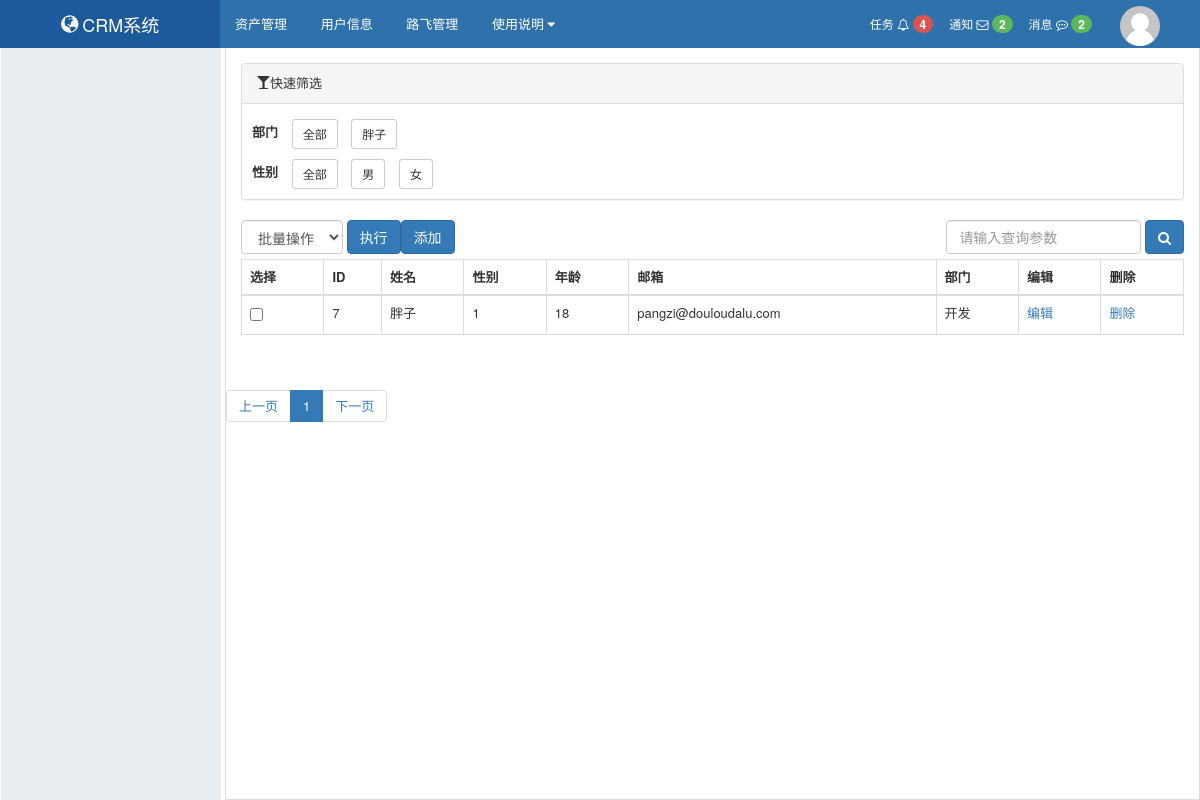
The app's page /stark/app01/userinfo/list/, older data.
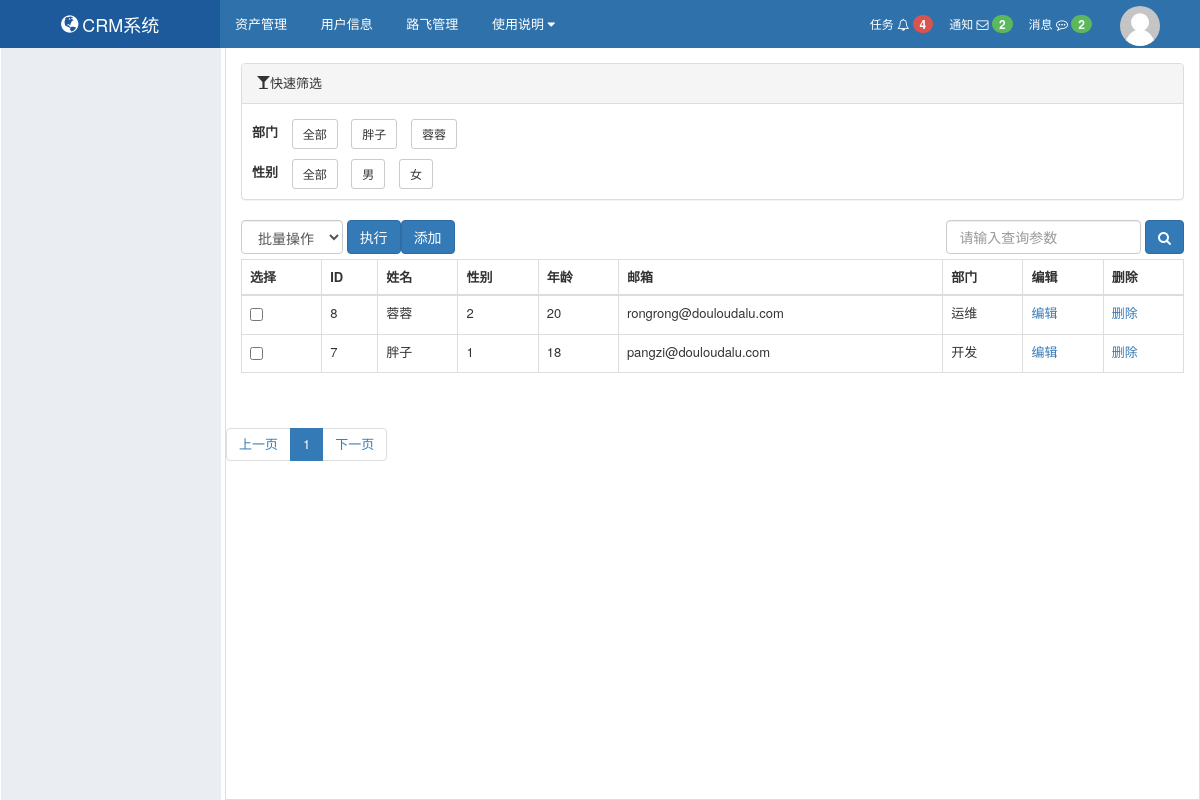
The same page, newer data.
### app01/models.py (models this page shows)
class Depart(models.Model):
    title = models.CharField(verbose_name='部门名称', max_length=32)
    def __str__(self):
        return self.title

class UserInfo(models.Model):
    my_choices = [("1", '男'), ("2", "女")]
    name = models.CharField(verbose_name='姓名', max_length=32)
    age = models.CharField(verbose_name='年龄', max_length=32)
    sex = models.CharField(choices=my_choices, default="1", max_length=32 ,verbose_name='性别')
    email = models.CharField(verbose_name='邮箱', max_length=32)
    depart = models.ForeignKey(verbose_name='部门', to='Depart', on_delete=models.CASCADE)
    def __str__(self):
        return self.name

### stark/service/cust_include.py (the view)
    def list_view(self, request, *args, **kwargs):
        action_list = self.get_action_list()
        action_dict = {item.__name__: item.text for item in action_list}
        if request.method == "POST":
            action_name = request.POST.get('action')
            if action_name != '' and action_name in action_dict:
                action_response = getattr(self, action_name)(request, *args, **kwargs)
                if action_response:
                    return action_response
        search_list = self.get_search_list()
        search_value = request.GET.get('q', '')
        conn = Q()
        conn.connector = "OR"
        if search_value:
            for item in search_list:
                conn.children.append((item, search_value))
        order_list = self.get_order_list()
        query_set = self.model_class.objects.filter(conn).order_by(*order_list)
        all_count = query_set.count()
        current_page_num = request.GET.get("page", 1)
        query_params = request.GET.copy()
        query_params._mutable = True
        pager = Pagination(
            current_page=request.GET.get('page'),
            all_count=all_count,
            base_url=request.path_info,
            query_params=query_params,
            per_page=self.per_page_count,
        )
        data_list = query_set[pager.start:pager.end]
        display_columns = self.get_list_display()
        header_list = []
        for key_or_func in display_columns:
            if isinstance(key_or_func, FunctionType):
                header_list.append(key_or_func(self, obj=None, is_header=True))
                continue
            if display_value := self.model_class._meta.get_field(key_or_func).verbose_name:
                header_list.append(display_value)
        body_list = []
        for row in data_list:
            tr_list = []
            if display_columns:
                for key_or_func in display_columns:
                    if isinstance(key_or_func, FunctionType):
                        tr_list.append(key_or_func(self, row, is_header=False))
                        continue
                    if row_item := getattr(row, key_or_func):
                        tr_list.append(row_item)
            else:
                tr_list.append(row)
            body_list.append(tr_list)
        search_group = []
        search_columns = self.get_search_group()
        for search_item in search_columns:
            row = search_item.run(self.model_class, request, *args, **kwargs)
            search_group.append(row)
        result = {'header_list': header_list,
                  'body_list': body_list,
                  "current_page_num": current_page_num,
                  'pager': pager,
                  'add_btn': self.get_add_btn(),
                  'search_value': search_value,
                  'search_list': search_list,
                  'action_dict': action_dict,
                  'search_group': search_group
                  }
        return render(request, 'list.html', result)

### stark/service/cust_include.py (called while the page is built)
    def get_condition(self, request, *args, **kwargs):
        return self.condition

    def run(self, model_class, request, *args, **kwargs):
        field_obj = model_class._meta.get_field(self.filed)
        verbose_name = field_obj.verbose_name
        if isinstance(field_obj, ForeignKey) or isinstance(field_obj, ManyToManyField):
            db_condition = self.get_condition(request, *args, **kwargs)
            search_group_list = field_obj.model.objects.filter(**db_condition)
        else:
            self.is_choice = True
            search_group_list = field_obj.choices
        return SearchGroupItem(verbose_name, self.get_text(search_group_list))

    def get_text(self, search_group_list):
        if self.text_func:
            return [self.text_func(item) for item in search_group_list]
        if self.is_choice:
            return [item[1] for item in search_group_list]
        return [str(item) for item in search_group_list]

    def __iter__(self):
        button_html = '<li><a class="btn btn-default btn-sm" href="%s" role="button" >%s</a></li>'
        yield '<ul class="list-inline">'
        yield f'<li><strong>{self.title}</strong></li>'
        yield button_html % ('#', '全部')
        for item in self.search_group_list:
            yield button_html % ('#', item)
        yield '</ul>'

    def get_search_group(self):
        return self.search_group

    def get_action_list(self):
        return self.action_list

    def get_search_list(self):
        return self.search_list

    def get_order_list(self):
        return self.order_list or ['-id', ]

    def get_add_btn(self):
        if self.has_add_btn:
            return "<a class='btn btn-primary' href='%s'>添加</a>" % self.reverse_add_url()
        return None

    def get_list_display(self):
        value = []
        value.extend(self.display_list)
        return value

    def reverse_add_url(self):
        name = f"{self.stark.namespace}:{self.url_name('add')}"
        base_url = reverse(name)
        if not self.request.GET:
            add_url = base_url
        else:
            param = self.request.GET.urlencode()
            new_query_dict = QueryDict(mutable=True)
            new_query_dict['_filter'] = param
            add_url = f"{base_url}?{new_query_dict.urlencode()}"
        return add_url

    def display_checkbox(self, obj=None, is_header=None):
        if is_header:
            return "选择"
        return mark_safe(f'<input type="checkbox" name="pk" value="{obj.pk}">')

### stark/templates/list.html (shortened to what this page needs)
{% extends 'layout.html' %}
{% block content %}
    <div class="luffy-container">
        {% if search_group %}
            <div class="panel panel-default">
                <div class="panel-heading"><span class="glyphicon glyphicon-glass" aria-hidden="true"></span>快速筛选</div>
                <div class="panel-body " style="padding-bottom: 0;">
                    {% for row in search_group %}
                        <div class="list-inline">
                         {% for foo in row %}
                            {{ foo|safe }}
                        {% endfor %}
                        </div>
                    {% endfor %}
                </div>
            </div>
        {% endif %}
        {% if search_list %}
            <div style="float: right">
                <form method="get" class="form-inline">
                    <div class="form-group">
                        <input class="form-control" type="text" name="q" value="{{ search_value }}"
                               placeholder="请输入查询参数">
                        <button class="btn btn-primary" type="submit">
                            <i class="fa fa-search" aria-hidden="true"></i>
                        </button>
                    </div>
                </form>
            </div>
        {% endif %}
        <form method="post">
            {% if action_dict %}
                <div style="float: left">
                    <div class="form-inline">
                        <div class="form-group">
                            <select class="form-control" name="action">
                                <option>批量操作</option>
                            </select>
                            <button type="submit" class="btn btn-primary">执行</button>
                        </div>
                    </div>
                </div>
            {% endif %}
            {% if add_btn %}
                <div style="margin: 5px 0;">
                    {{ add_btn|safe }}
                </div>
            {% endif %}
            <table class="table table-bordered">
                <thead>
                <tr>
                    {% for item in header_list %}
                        <th>{{ item }}</th>
                    {% endfor %}
                </tr>
                </thead>
                <tbody>
                {% for row in body_list %}
                    <tr>
                        {% for ele in row %}
                            <td>{{ ele }}</td>
                        {% endfor %}
                    </tr>
                {% endfor %}
                </tbody>
            </table>
    </div>
    <nav>
        <ul class="pagination">
            {{ pager.page_html|safe }}
        </ul>
    </nav>
{% endblock %}

### web/templates/layout.html (shortened to what this page needs)
{% load static %}
{% load rbac %}
<!DOCTYPE html>
<html lang="en">
<head>
    <link rel="stylesheet" href="{% static 'plugins/bootstrap/css/bootstrap.css' %} "/>
    <link rel="stylesheet" href="{% static 'plugins/font-awesome/css/font-awesome.css' %} "/>
    <link rel="stylesheet" href="{% static 'css/commons.css' %} "/>
    <link rel="stylesheet" href="{% static 'css/nav.css' %} "/>
    <link rel="stylesheet" href="{% static 'rbac/css/rbac.css' %} "/>
</head>
<body>
<div class="pg-header">
    <div class="nav">
        <div class="logo-area left">
            <a href="/index/">
                <span class="glyphicon glyphicon-globe" style="font-size: 18px" aria-hidden="true"></span>
                <span style="font-size: 18px;">CRM系统 </span>
            </a>
        </div>
        <div class="left-menu left">
            <a class="menu-item">资产管理</a>
            <a class="menu-item">用户信息</a>
            <a class="menu-item">路飞管理</a>
            <div class="menu-item">
                <span>使用说明</span>
                <i class="fa fa-caret-down" aria-hidden="true"></i>
            </div>
        </div>
        <div class="right-menu right clearfix">
            <div class="user-info right">
                <a href="#" class="avatar">
                    <img class="img-circle" src="{% static 'imgs/default.png' %}">
                </a>
            </div>
            <a class="user-menu right">
                消息
                <i class="fa fa-commenting-o" aria-hidden="true"></i>
                <span class="badge bg-success">2</span>
            </a>
            <a class="user-menu right">
                通知
                <i class="fa fa-envelope-o" aria-hidden="true"></i>
                <span class="badge bg-success">2</span>
            </a>
            <a class="user-menu right">
                任务
                <i class="fa fa-bell-o" aria-hidden="true"></i>
                <span class="badge bg-danger">4</span>
            </a>
        </div>
    </div>
</div>
<div class="pg-body">
    <div class="left-menu">
    </div>
    <div class="right-body">
        {% block content %} {% endblock %}
    </div>
</div>
</body>
</html>

### web/static/css/commons.css (style rules this page uses)
body { margin: 0; }
img { border: 0; }
.left { float: left; }
.right { float: right; }
.clearfix:after { clear: both; display: block; visibility: hidden; height: 0; }
.bg-danger { background-color: #d9534f !important; color: #ffffff; }
.bg-success { background-color: #5cb85c !important; color: #ffffff; }
.badge { display: inline-block; min-width: 10px; padding: 3px 7px; font-size: 12px; font-weight: bold; line-height: 1; color: #fff; text-align: center; white-space: nowrap; vertical-align: baseline; background-color: #777; border-radius: 10px; }
.img-circle { border-radius: 50%; }

### web/static/css/nav.css (style rules this page uses)
.nav { min-width: 980px; height: 48px; background-color: #2F72AB; color: #ffffff; line-height: 48px; overflow: visible; font-size: 12px; }
.nav .logo-area { width: 220px; overflow: hidden; height: 48px; text-align: center; background-color: #1c5a9c; }
.nav .logo-area > a { color: #ffffff; text-decoration: none; display: inline-block; }
.nav .left-menu { font-size: 13px; }
.nav .left-menu .menu-item { display: inline-block; padding: 0 15px; cursor: pointer; position: relative; color: white; text-decoration: none; }
.nav .right-menu .user-menu { padding: 0 8px; cursor: pointer; color: white; text-decoration: none; }
.nav .right-menu .user-info { padding: 0 30px 0 10px; height: 48px; position: relative; }
.nav .right-menu .user-info .avatar { display: inline-block; padding: 0 10px; height: 48px; }

### web/templates/layout.html (style rules this page uses)
body { margin: 0; }
.pg-body > .left-menu { background-color: #EAEDF1; position: absolute; left: 1px; top: 48px; bottom: 0; width: 220px; border: 1px solid #EAEDF1; overflow: auto; }
.pg-body > .right-body { position: absolute; left: 225px; right: 0; top: 48px; bottom: 0; overflow: scroll; border: 1px solid #ddd; border-top: 0; font-size: 13px; min-width: 755px; }
.luffy-container { padding: 15px; }

Row changes from the older to the newer data that the page shows:
now on this page (row unchanged): Depart: row "8" "2" "编辑" "删除", title "运维"
added UserInfo: row "蓉蓉" "20" "rongrong@douloudalu.com"
Text that changed along with them:
new list line: "蓉蓉"
